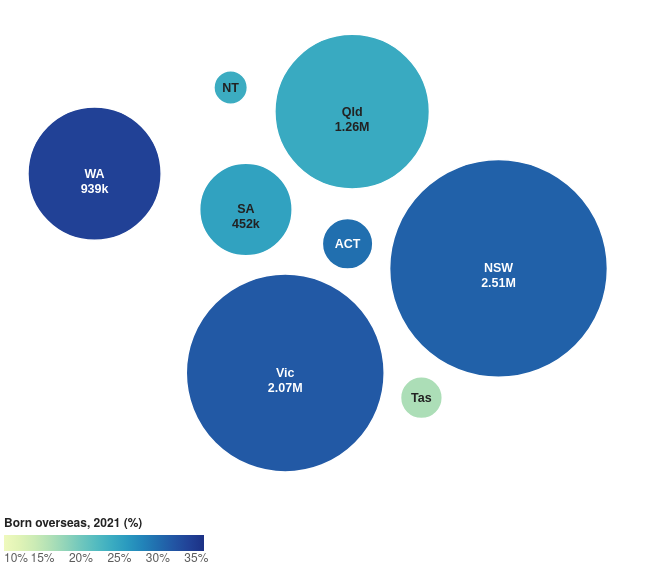

The specification (Vega-Lite) saved for this image:
### Vega-Lite specification from a JSON file in a GitHub repository (floating-point values rounded to 4 significant figures)
{"$schema": "https://vega.github.io/schema/vega-lite/v5.json", "width": 640, "height": 496, "config": {"background": null, "font": "IBM Plex Sans, Helvetica Neue, Arial, sans-serif", "padding": 4, "view": {"stroke": null}, "axis": {"labelColor": "#5c5c5c", "titleColor": "#5c5c5c", "gridColor": "#d0d0d0", "domainColor": "#d0d0d0", "tickColor": "#d0d0d0", "labelFont": "IBM Plex Sans, Helvetica Neue, Arial, sans-serif", "labelFontSize": 11, "titleFont": "IBM Plex Sans, Helvetica Neue, Arial, sans-serif", "titleFontWeight": 500, "titleFontSize": 11.5}, "legend": {"labelColor": "#5c5c5c", "titleColor": "#222222", "labelFont": "IBM Plex Sans, Helvetica Neue, Arial, sans-serif", "titleFont": "IBM Plex Sans, Helvetica Neue, Arial, sans-serif", "titleFontWeight": 600, "labelFontSize": 12, "titleFontSize": 12, "symbolStrokeColor": "#ffffff"}, "text": {"color": "#222222", "font": "IBM Plex Sans, Helvetica Neue, Arial, sans-serif"}, "tooltipFormat": {"numberFormat": ",.0f"}}, "data": {"values": [{"abbr": "WA", "x": -10.07, "y": -2, "r": 5.755, "name": "Western Australia", "size": 17750.0, "tot": 938900, "share": 34.1, "big": true, "rp": 75.17, "l": ["WA", "939k"], "out": false}, {"abbr": "NT", "x": 0.353, "y": -8.6, "r": 1.445, "name": "Northern Territory", "size": 1119.0, "tot": 59240, "share": 23.9, "big": false, "rp": 18.87, "l": ["NT"], "out": false}, {"abbr": "SA", "x": 1.522, "y": 0.741, "r": 3.995, "name": "South Australia", "size": 8554.0, "tot": 452410, "share": 25.1, "big": true, "rp": 52.18, "l": ["SA", "452k"], "out": false}, {"abbr": "Qld", "x": 9.656, "y": -6.755, "r": 6.676, "name": "Queensland", "size": 23890.0, "tot": 1263640, "share": 24.2, "big": true, "rp": 87.2, "l": ["Qld", "1.26M"], "out": false}, {"abbr": "NSW", "x": 20.86, "y": 5.26, "r": 9.409, "name": "New South Wales", "size": 47450.0, "tot": 2510260, "share": 31, "big": true, "rp": 122.9, "l": ["NSW", "2.51M"], "out": false}, {"abbr": "ACT", "x": 9.306, "y": 3.373, "r": 2.181, "name": "Australian Capital Territory", "size": 2549.0, "tot": 134900, "share": 29.8, "big": false, "rp": 28.49, "l": ["ACT"], "out": false}, {"abbr": "Vic", "x": 4.532, "y": 13.27, "r": 8.55, "name": "Victoria", "size": 39180.0, "tot": 2072570, "share": 31.7, "big": true, "rp": 111.7, "l": ["Vic", "2.07M"], "out": false}, {"abbr": "Tas", "x": 14.96, "y": 15.16, "r": 1.804, "name": "Tasmania", "size": 1744.0, "tot": 92320, "share": 16.3, "big": false, "rp": 23.56, "l": ["Tas"], "out": false}]}, "params": [{"name": "hl", "value": "", "bind": {"input": "select", "options": ["", "Western Australia", "Victoria", "New South Wales", "Australian Capital Territory", "South Australia", "Queensland", "Northern Territory", "Tasmania"], "labels": ["All states", "Western Australia", "Victoria", "New South Wales", "Australian Capital Territory", "South Australia", "Queensland", "Northern Territory", "Tasmania"], "name": "Highlight a state "}}], "layer": [{"mark": {"type": "circle", "stroke": "#ffffff", "strokeWidth": 1.5, "cursor": "pointer"}, "encoding": {"x": {"field": "x", "type": "quantitative", "scale": {"domain": [-17, 32], "nice": false, "zero": false}, "axis": null}, "y": {"field": "y", "type": "quantitative", "scale": {"domain": [-15, 23], "reverse": true, "nice": false, "zero": false}, "axis": null}, "opacity": {"condition": {"test": "hl == '' || datum.name == hl", "value": 1}, "value": 0.2}, "size": {"field": "size", "type": "quantitative", "scale": null}, "color": {"field": "share", "type": "quantitative", "scale": {"domain": [10, 36], "scheme": "yellowgreenblue"}, "legend": {"title": "Born overseas, 2021 (%)", "orient": "bottom", "direction": "horizontal", "gradientLength": 200, "labelExpr": "datum.value + '%'"}}, "tooltip": [{"field": "s_name", "title": "State / territory"}, {"field": "s_share", "title": "Born overseas, 2021 (%)", "format": ".1f"}, {"field": "s_os", "title": "Overseas-born residents", "format": ","}, {"field": "s_pop", "title": "Total population, 2021", "format": ","}, {"field": "s_top", "title": "Largest overseas birthplace"}, {"field": "s_topn", "title": "Residents born there", "format": ","}, {"field": "s_growth", "title": "Change in share since 2001 (pts)", "format": "+.1f"}], "stroke": {"condition": {"param": "hov32", "empty": false, "value": "#111111"}, "value": "#ffffff"}, "strokeWidth": {"condition": {"param": "hov32", "empty": false, "value": 2.5}, "value": 1.5}}, "transform": [{"lookup": "name", "from": {"data": {"values": [{"s_name": "Western Australia", "s_share": 34.1, "s_growth": 5.5, "s_os": 938900, "s_pop": 2749370, "s_top": "England", "s_topn": 211730}, {"s_name": "Victoria", "s_share": 31.7, "s_growth": 7.2, "s_os": 2072570, "s_pop": 6547820, "s_top": "India", "s_topn": 272250}, {"s_name": "New South Wales", "s_share": 31, "s_growth": 6.2, "s_os": 2510260, "s_pop": 8097060, "s_top": "China", "s_topn": 261330}, {"s_name": "Australian Capital Territory", "s_share": 29.8, "s_growth": 6.9, "s_os": 134900, "s_pop": 452510, "s_top": "India", "s_topn": 17510}, {"s_name": "South Australia", "s_share": 25.1, "s_growth": 3.9, "s_os": 452410, "s_pop": 1802600, "s_top": "England", "s_topn": 98770}, {"s_name": "Queensland", "s_share": 24.2, "s_growth": 6.2, "s_os": 1263640, "s_pop": 5215810, "s_top": "New Zealand", "s_topn": 229920}, {"s_name": "Northern Territory", "s_share": 23.9, "s_growth": 7.8, "s_os": 59240, "s_pop": 248150, "s_top": "Philippines", "s_topn": 7320}, {"s_name": "Tasmania", "s_share": 16.3, "s_growth": 5.5, "s_os": 92320, "s_pop": 567240, "s_top": "England", "s_topn": 20420}]}, "key": "s_name", "fields": ["s_name", "s_share", "s_growth", "s_os", "s_pop", "s_top", "s_topn"]}}], "params": [{"name": "hov32", "select": {"type": "point", "fields": ["s_name"], "on": "pointerover", "clear": "pointerout"}}]}, {"transform": [{"filter": "!datum.out"}], "mark": {"type": "text", "fontSize": 12.5, "lineHeight": 15, "font": "IBM Plex Sans Condensed, Arial Narrow, sans-serif", "fontWeight": 600, "baseline": "middle"}, "encoding": {"x": {"field": "x", "type": "quantitative", "scale": {"domain": [-17, 32], "nice": false, "zero": false}, "axis": null}, "y": {"field": "y", "type": "quantitative", "scale": {"domain": [-15, 23], "reverse": true, "nice": false, "zero": false}, "axis": null}, "text": {"field": "l"}, "color": {"condition": {"test": "datum.share >= 27", "value": "#ffffff"}, "value": "#222222"}}}, {"transform": [{"filter": "datum.out"}], "mark": {"type": "text", "fontSize": 12, "font": "IBM Plex Sans Condensed, Arial Narrow, sans-serif", "fontWeight": 600, "baseline": "middle", "align": "left", "dx": 4}, "encoding": {"x": {"field": "xr", "type": "quantitative", "scale": {"domain": [-17, 32], "nice": false, "zero": false}, "axis": null}, "y": {"field": "y", "type": "quantitative", "scale": {"domain": [-15, 23], "reverse": true, "nice": false, "zero": false}, "axis": null}, "text": {"field": "l"}, "color": {"value": "#222222"}}}], "transform": [{"calculate": "datum.x + datum.r", "as": "xr"}]}
